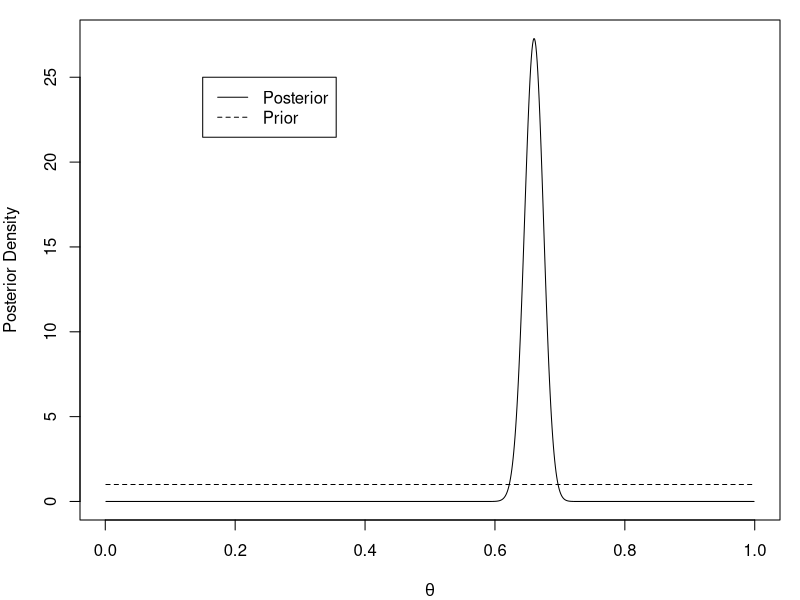
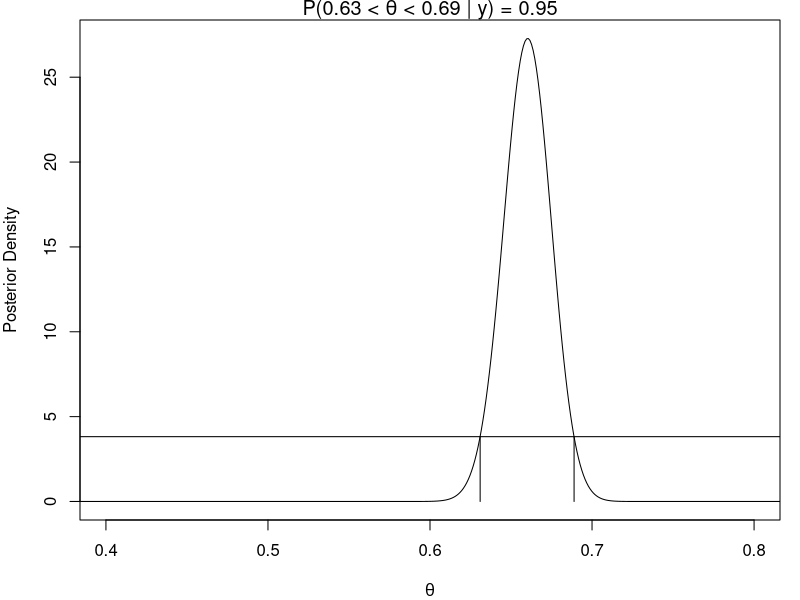
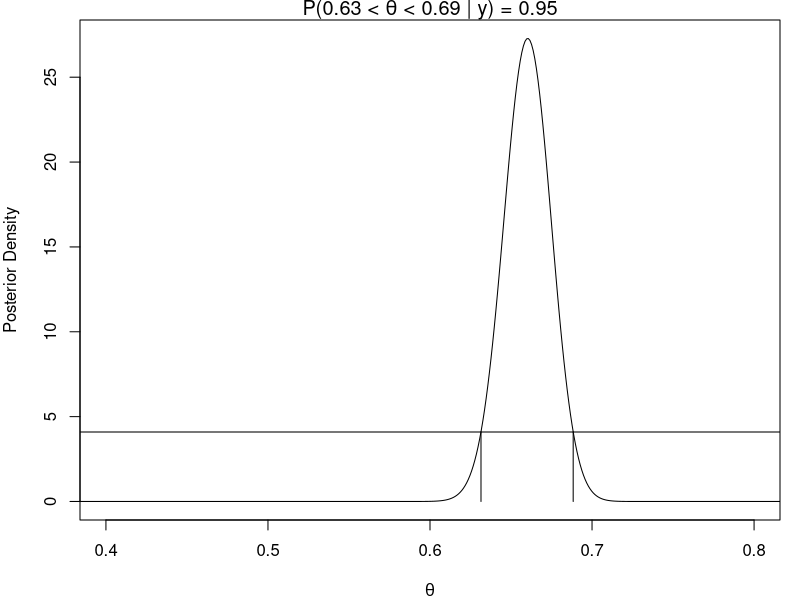
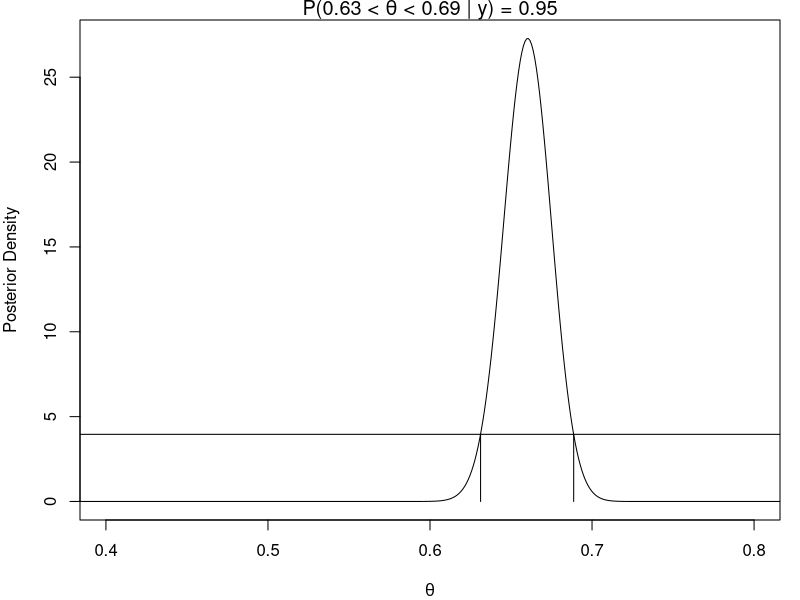
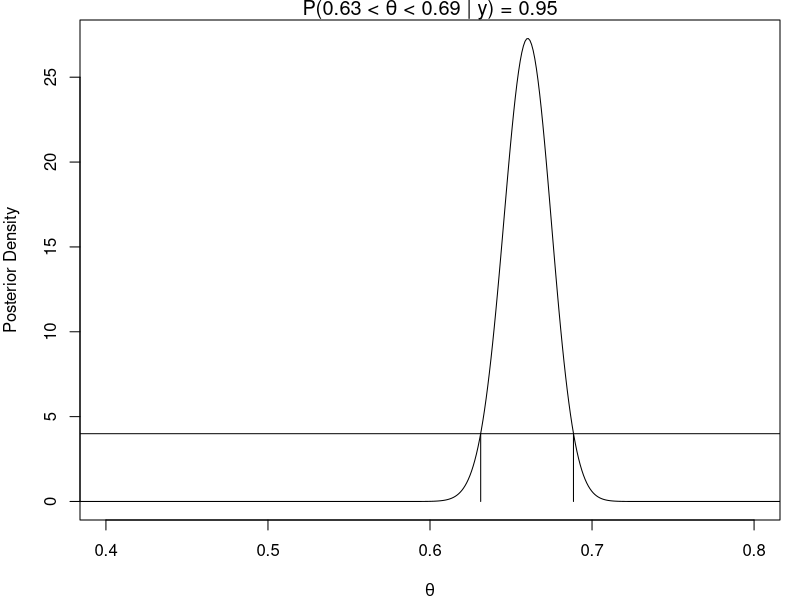

Recreate these plots in R, in order.
#############################################
# Lecture 2 code

###################
# Television data
y = 692
n = 1048


######################
# posterior and prior
par(mar = c(4, 4, 1, 1))
theta <- seq(0.001, 0.999, by = 0.001)
plot(theta, dbeta(theta, y + 1, n - y + 1), t="l",lty=1,
     ylab="Posterior Density",
     xlab=expression(theta))
lines(theta, dbeta(theta, 1, 1), lty=2)
legend(0.15, 25, c("Posterior", "Prior"), lty=c(1,2))


#########################################
## Quantile-based intervals
qbeta(c(0.025, 0.975), y + 1, n - y + 1)


##############################################################
# Function: Computes the HPD interval associated with a 
#           particular height variable h which ranges between
#           0 and 1.


HPD.beta.h = function(y, n, h=.1, a=1, b=1, plot=T, ...){
  apost= y + a
  bpost= n - y + b
  if (apost > 1 & bpost > 1) {
    mode = (apost - 1)/(apost + bpost - 2)
    dmode = dbeta(mode, apost, bpost)}
  else return("mode at 0 or 1: HPD not implemented yet")
  lt = uniroot(f=function(x){
    dbeta(x,apost, bpost)/dmode - h},
    lower=0, upper=mode)$root
  ut = uniroot(f=function(x){ dbeta(x,apost, bpost)/dmode - h},
               lower=mode, upper=1)$root
  coverage = pbeta(ut, apost, bpost) - pbeta(lt, apost, bpost)
  if (plot) {
    th = seq(0, 1, length=1000)
    plot(th, dbeta(th, apost, bpost),
         t="l", lty=1,xlab=expression(theta),
         ylab="Posterior Density", ...)
    abline(h=h*dmode)
    segments(ut,0,ut,dbeta(ut,apost,bpost))
    segments(lt,0,lt,dbeta(lt,apost,bpost))
    title(bquote(paste("P(", .(round(lt, 2))," < ", theta, " < ",             
                       .(round(ut,2)), " | " , y, ") = ",
                       .(round(coverage, 2)))))
  }
  return(c(lt,ut,coverage,h))
}


###########################################################################
# HPD based interval:
# Note: h here is between 0 and 1 and each value of h in this region 
#       provides and HPD interval with the coverage reported by the 
#       function HPD.beta.h(....) 

HPD.beta.h(y, n, h = 0.14, xlim = c(0.4, 0.8))
HPD.beta.h(y, n, h = 0.15, xlim = c(0.4, 0.8))
HPD.beta.h(y, n, h = 0.145, xlim = c(0.4, 0.8))

# After fiddeling around I found h = 0.146348 gives us basically what we want
HPD.beta.h(y, n, h = 0.146348, xlim = c(0.4, 0.8))

# Lets get the exact HPD interval

Dev.HPD.beta.h<-function(h, y, n, alpha){
  cov<-HPD.beta.h(y, n, h, plot=F)[3]
  res<-(cov-(1-alpha))^2
  return(res)
}

h.final<-optimize(Dev.HPD.beta.h,c(0,1),y=y,n=n,alpha=0.05)$minimum
HPD.beta.h(y, n, h.final, plot=F)




